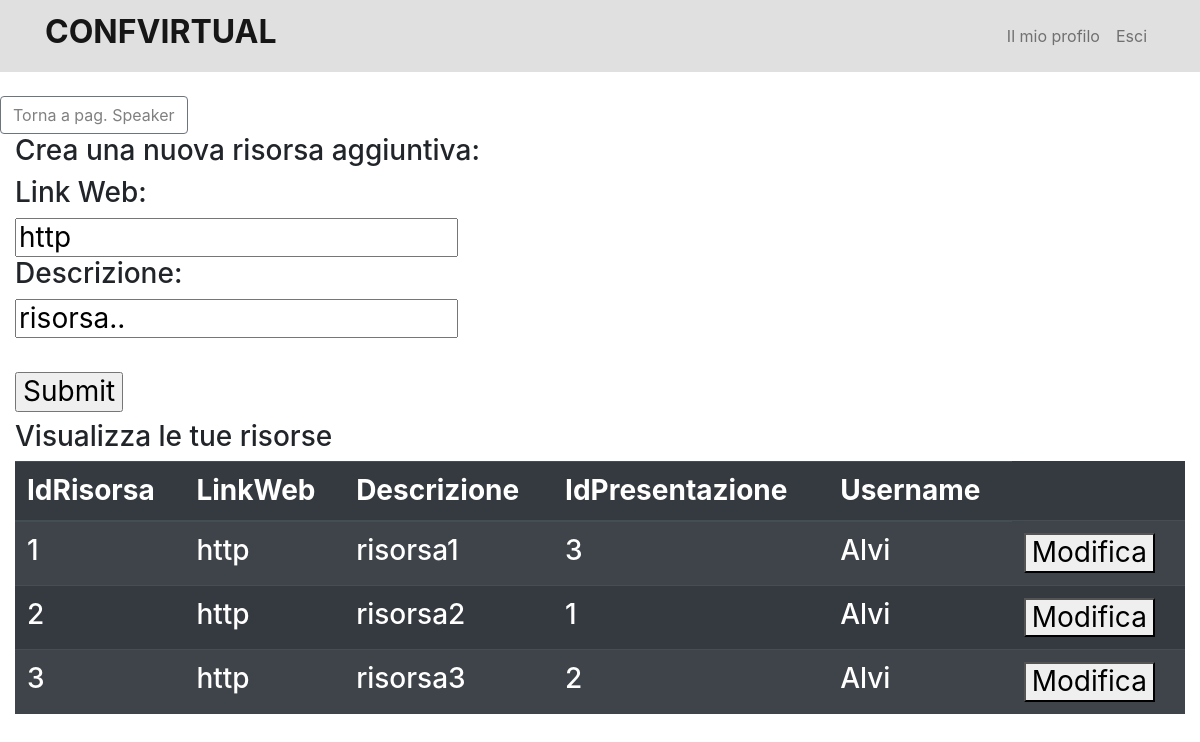
The page /Actions/paginaRisorsa.php (signed in) on the database its author committed.
### tables this page shows
CREATE TABLE IF NOT EXISTS RisorsaAggiuntiva(
	IdRisorsa int auto_increment PRIMARY KEY,
    LinkWeb varchar(45) NOT NULL,
    Descrizione varchar(45) NOT NULL,
    IdPresentazione int NOT NULL,
    Username varchar(45),
	FOREIGN KEY (IdPresentazione) REFERENCES Presentazione(IdPresentazione),
    FOREIGN KEY (Username) REFERENCES Utente(Username)
);

### Actions/paginaRisorsa.php (the view, shortened to what this page needs)
<?php require('../Components/head.php'); ?>
<?php require('../Components/navbar.php'); ?>
<?php require('../Actions/connessioneDB.php'); ?>
<br>
<td><button class="btn btn-outline-secondary" type="submit"><a href="./paginaSpeaker.php" style="color:grey;"> Torna a pag. Speaker</a> </button></form> </td>
<section>
  <div class="col-12">
        <h3> Crea una nuova risorsa aggiuntiva: <h3>
            <form method="POST" action="./inserisciRisorsa.php">
                <label for="LinkWeb">Link Web:</label><br>
                <input type="text" id="LinkWeb" name="LinkWeb" value="http"><br>
                <label for="Descrizione">Descrizione:</label><br>
                <input type="text" id="Descrizione" name="Descrizione" value="risorsa.."><br><br>
                <input type="submit" value="Submit">
            </form>
            <h3> Visualizza le tue risorse  <h3>
<?php
        $result = mysqli_query($db, 'SELECT * FROM risorsaaggiuntiva WHERE Username = "'.$_SESSION["utente"].'"');
        if(mysqli_num_rows($result) > 0) {
        echo "<table class='table table-dark table-striped'>";
        echo "<thead> <tr>";
        $field = $result->fetch_fields();
        $fields = array();
        $j = 0;
        foreach ($field as $col) {
            echo "<th>" . $col->name . "</th>";
            array_push($fields, array(++$j, $col->name));
        }
        echo "</tr>";
        echo "</thead>";
        echo "<tbody>";
        while ($row = $result->fetch_array()) {
            echo "<tr>";
            for ($i = 0; $i < sizeof($fields); $i++) {
                $fieldname = $fields[$i][1];
                $filedvalue = $row[$fieldname];
                echo "<td>" . $filedvalue . "</td>";
            }
    ?>
            <td><form action="./paginaModificaRisorsa.php" method="POST"><button type="submit"> Modifica </button></form> </td>
    <?php
                echo "</tr>";
            }
            echo "</tbody>";
            echo "</table>";
        } else {
            echo '<center> <h4> Non ci sono risultati </h4> </center>';
        }
    ?>
  </div>
</section>

### Components/head.php (shortened to what this page needs)
<!DOCTYPE html>
<html lang="en">
<head>
<link rel="stylesheet" href="\Progetto_Basi\confvirtual\css\style.css">
<link rel="stylesheet" href="https://cdn.jsdelivr.net/npm/bootstrap@4.3.1/dist/css/bootstrap.min.css">
</head>
<body>

### Components/navbar.php (shortened to what this page needs)
<nav class="navbar navbar-expand-lg navbar-light col-lg-12" style="background-color: #E0E0E0;">
  <div class="container">
    <a class="navbar-brand" href="/Progetto_Basi/confvirtual/Home.php">
      <h2> <b> CONFVIRTUAL </b> </h2>
    </a>
    <div class="collapse navbar-collapse justify-content-end" id="navbarNav">
        <ul class="navbar-nav">
    <?php
    if (isset($_SESSION['utente'])) {
    ?>
    <?php
        if($_SESSION["tipo"] == 'Amministratore'){
            echo '<li class="nav-item">
                 <a class="nav-link" href="/Progetto_Basi/confvirtual/Admin.php"> Il mio profilo </a>
                </li>
                <li class="nav-item">
                 <a class="nav-link" href="/Progetto_Basi/confvirtual/Actions/Authentication/LogOut.php"> Esci </a>
                 </li>';
        }
        ?>
    <?php
    }
    ?>
      </ul>
    </div>
  </div>
</nav>

### css/style.css (style rules this page uses)
div.container { display: inline-block; }

### rows shown on the page
risorsaaggiuntiva: IdRisorsa "1", LinkWeb "http", Descrizione "risorsa1", IdPresentazione "3", Username "Alvi"
risorsaaggiuntiva: IdRisorsa "2", LinkWeb "http", Descrizione "risorsa2", IdPresentazione "1", Username "Alvi"
risorsaaggiuntiva: IdRisorsa "3", LinkWeb "http", Descrizione "risorsa3", IdPresentazione "2", Username "Alvi"

### other values the page prints
$col->name "IdRisorsa"
$col->name "LinkWeb"
$col->name "Descrizione"
$col->name "IdPresentazione"
$col->name "Username"
